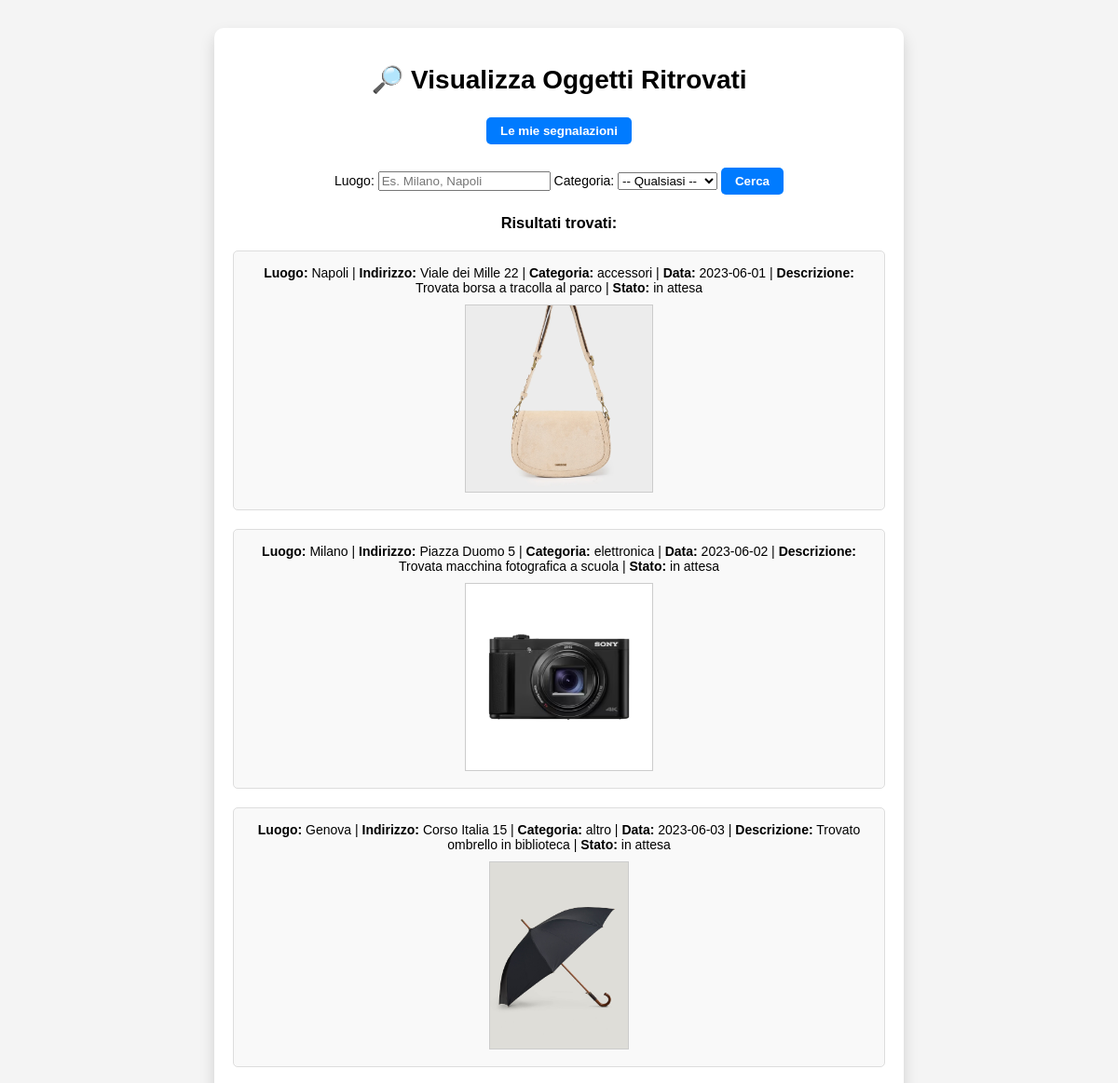
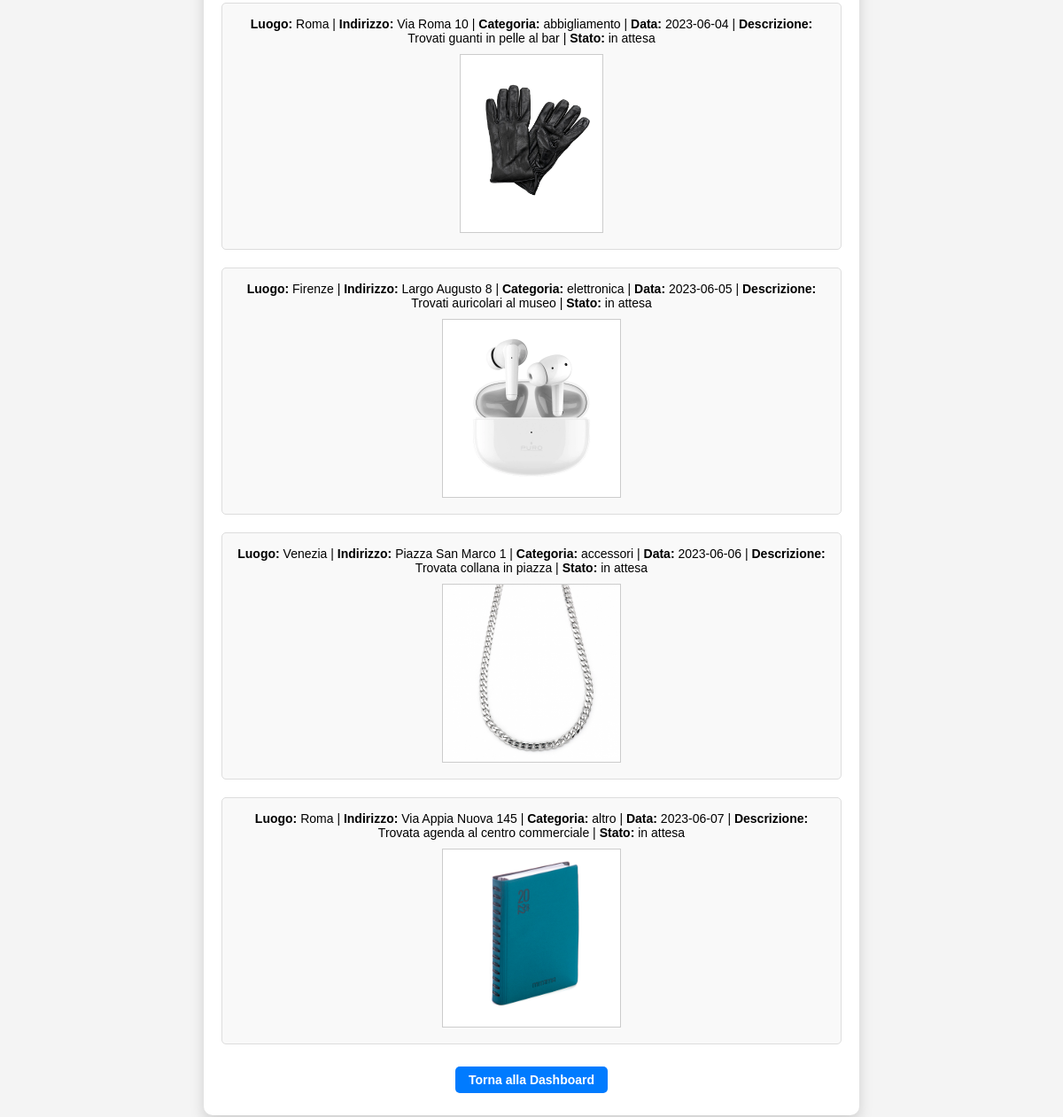
Screenshot of /ricerca_ritrovamenti.php (signed in) with the database file from the repository (2 pictures, top to bottom).
### tables this page shows
CREATE TABLE SEGNALAZIONI (
    idSegnalazione INT AUTO_INCREMENT PRIMARY KEY,
    idUtente INT NOT NULL,
    indirizzo VARCHAR(50) NOT NULL,
    cap VARCHAR(10) NOT NULL,
    data DATE NOT NULL,
    ora TIME NOT NULL,
    descrizioneSegnalazione TEXT NOT NULL,
    stato VARCHAR(50) NOT NULL,
    tipoSegnalazione TINYINT(1) NOT NULL,  
    idRicompensa INT,
    idOggetto INT,
    FOREIGN KEY (idUtente) REFERENCES UTENTI(idUtente),
    FOREIGN KEY (indirizzo, cap) REFERENCES LUOGHI(indirizzo, cap),
    FOREIGN KEY (idRicompensa) REFERENCES RICOMPENSE(idRicompensa),
    FOREIGN KEY (idOggetto) REFERENCES OGGETTI(idOggetto)
);

CREATE TABLE LUOGHI (
    indirizzo VARCHAR(50) NOT NULL,
    cap VARCHAR(10) NOT NULL,
    citta VARCHAR(50) NOT NULL,  
    PRIMARY KEY (indirizzo, cap)
);

CREATE TABLE CATEGORIE (
    idCategoria INT AUTO_INCREMENT PRIMARY KEY,
    tipoCategoria VARCHAR(50) NOT NULL
);

CREATE TABLE FOTO (
    idSegnalazione INT NOT NULL,
    idFoto INT AUTO_INCREMENT PRIMARY KEY,
    nomeFoto VARCHAR(50) NOT NULL,
    FOREIGN KEY (idSegnalazione) REFERENCES SEGNALAZIONI(idSegnalazione)
        ON DELETE CASCADE
);

### ricerca_ritrovamenti.php (the view, shortened to what this page needs)
<?php
$isUser = isset($_SESSION['user_id']);
$isAdmin = isset($_SESSION['admin_id']);
$conn = new mysqli("localhost", "root", "", "lostfound_db");
$tipo_luogo = "%";
$tipo_categoria = "%";
$soloMieSegnalazioni = false;
$query = "
    SELECT s.*, l.citta AS tipoLuogo, l.indirizzo, c.tipoCategoria, f.nomeFoto, r.importo
    FROM segnalazioni s
    JOIN luoghi l ON s.cap = l.cap AND s.indirizzo = l.indirizzo
    JOIN oggetti o ON s.idOggetto = o.idOggetto
    JOIN categorie c ON o.idCategoria = c.idCategoria
    JOIN foto f ON s.idSegnalazione = f.idSegnalazione
    LEFT JOIN ricompense r ON s.idRicompensa = r.idRicompensa
    WHERE s.tipoSegnalazione = 1
    AND l.citta LIKE ?
    AND c.tipoCategoria LIKE ?
";
$stmt = $conn->prepare($query);
if ($soloMieSegnalazioni) {
    $stmt->bind_param("ssi", $tipo_luogo, $tipo_categoria, $_SESSION['user_id']);
} else {
    $stmt->bind_param("ss", $tipo_luogo, $tipo_categoria);
}
$stmt->execute();
$result = $stmt->get_result();
$userType = $isAdmin ? 'admin' : 'utente';
?>
<!DOCTYPE html>
<html lang="it">
<head>
    <link rel="stylesheet" href="style.css" />
</head>
<body>
<div class="container login-container">
    <h1>🔎 Visualizza Oggetti Ritrovati</h1>
    <?php if ($isUser && !$isAdmin): ?>
        <form method="post" style="margin-bottom:10px;">
            <button type="submit" class="btn btn-mie-segnalazioni">
                <?= $soloMieSegnalazioni ? "Tutte le segnalazioni" : "Le mie segnalazioni" ?>
            </button>
        </form>
    <?php endif; ?>
    <form method="post">
        <label>Luogo:</label>
        <input type="text" name="luogo" placeholder="Es. Milano, Napoli">
        <label>Categoria:</label>
        <select name="categoria">
            <option value="">-- Qualsiasi --</option>
        </select>
        <button class="btn" type="submit">Cerca</button>
    </form>
    <?php if ($result->num_rows > 0): ?>
        <h3>Risultati trovati:</h3>
        <div class="segnalazioni-list">
            <?php while ($row = $result->fetch_assoc()): ?>
                <div class="segnalazione-item">
                    <strong>Luogo:</strong> <?= htmlspecialchars($row['tipoLuogo']) ?> |
                    <strong>Indirizzo:</strong> <?= htmlspecialchars($row['indirizzo']) ?> |
                    <strong>Categoria:</strong> <?= htmlspecialchars($row['tipoCategoria']) ?> |
                    <strong>Data:</strong> <?= htmlspecialchars($row['data']) ?> |
                    <strong>Descrizione:</strong> <?= htmlspecialchars($row['descrizioneSegnalazione']) ?> |
                    <strong>Stato:</strong> <?= htmlspecialchars($row['stato']) ?>
                    <?php if (!empty($row['nomeFoto'])): ?>
                        <div>
                            <img src="foto/foto_ritrovamenti/<?= htmlspecialchars($row['nomeFoto']) ?>" alt=" " class="segnalazione-foto">
                        </div>
                    <?php endif; ?>
                </div>
            <?php endwhile; ?>
        </div>
    <?php else: ?>
        <p>Nessuna segnalazione trovata.</p>
    <?php endif; ?>
    <a href="dashboard_<?= $userType ?>.php" class="btn" type="submit">Torna alla Dashboard</a>
</div>
</body>
</html>

### style.css (style rules this page uses)
body { font-family: Arial, sans-serif; background-color: #f4f4f4; font-size: 14px; }
.btn { display: inline-block; background-color: #007bff; color: white; padding: 7px 15px; margin: 5px 0; border-radius: 5px; text-decoration: none; font-weight: bold; border: none; cursor: pointer; transition: background-color 0.3s ease; }
.login-container { max-width: 700px; margin: 30px auto; padding: 20px; background: white; border-radius: 10px; box-shadow: 0 8px 16px rgba(0,0,0,0.15); text-align: center; }

### ricerca_ritrovamenti.php (style rules this page uses)
.segnalazione-item { margin-bottom: 20px; padding: 15px; border: 1px solid #ddd; border-radius: 5px; background-color: #f9f9f9; }
.segnalazione-foto { max-width: 200px; max-height: 200px; margin-top: 10px; border: 1px solid #ccc; }
.segnalazioni-list { margin-top: 20px; }
.btn-mie-segnalazioni { margin-bottom: 10px; }

### rows the page displays
segnalazioni: luoghi.citta "Napoli", luoghi.indirizzo "Viale dei Mille 22", categorie.tipoCategoria "accessori", data "2023-06-01", descrizioneSegnalazione "Trovata borsa a tracolla al parco", stato "in attesa", foto.nomeFoto (picture)
segnalazioni: luoghi.citta "Milano", luoghi.indirizzo "Piazza Duomo 5", categorie.tipoCategoria "elettronica", data "2023-06-02", descrizioneSegnalazione "Trovata macchina fotografica a scuola", stato "in attesa", foto.nomeFoto (picture)
segnalazioni: luoghi.citta "Genova", luoghi.indirizzo "Corso Italia 15", categorie.tipoCategoria "altro", data "2023-06-03", descrizioneSegnalazione "Trovato ombrello in biblioteca", stato "in attesa", foto.nomeFoto (picture)
segnalazioni: luoghi.citta "Roma", luoghi.indirizzo "Via Roma 10", categorie.tipoCategoria "abbigliamento", data "2023-06-04", descrizioneSegnalazione "Trovati guanti in pelle al bar", stato "in attesa", foto.nomeFoto (picture)
segnalazioni: luoghi.citta "Firenze", luoghi.indirizzo "Largo Augusto 8", categorie.tipoCategoria "elettronica", data "2023-06-05", descrizioneSegnalazione "Trovati auricolari al museo", stato "in attesa", foto.nomeFoto (picture)
segnalazioni: luoghi.citta "Venezia", luoghi.indirizzo "Piazza San Marco 1", categorie.tipoCategoria "accessori", data "2023-06-06", descrizioneSegnalazione "Trovata collana in piazza", stato "in attesa", foto.nomeFoto (picture)
segnalazioni: luoghi.citta "Roma", luoghi.indirizzo "Via Appia Nuova 145", categorie.tipoCategoria "altro", data "2023-06-07", descrizioneSegnalazione "Trovata agenda al centro commerciale", stato "in attesa", foto.nomeFoto (picture)
